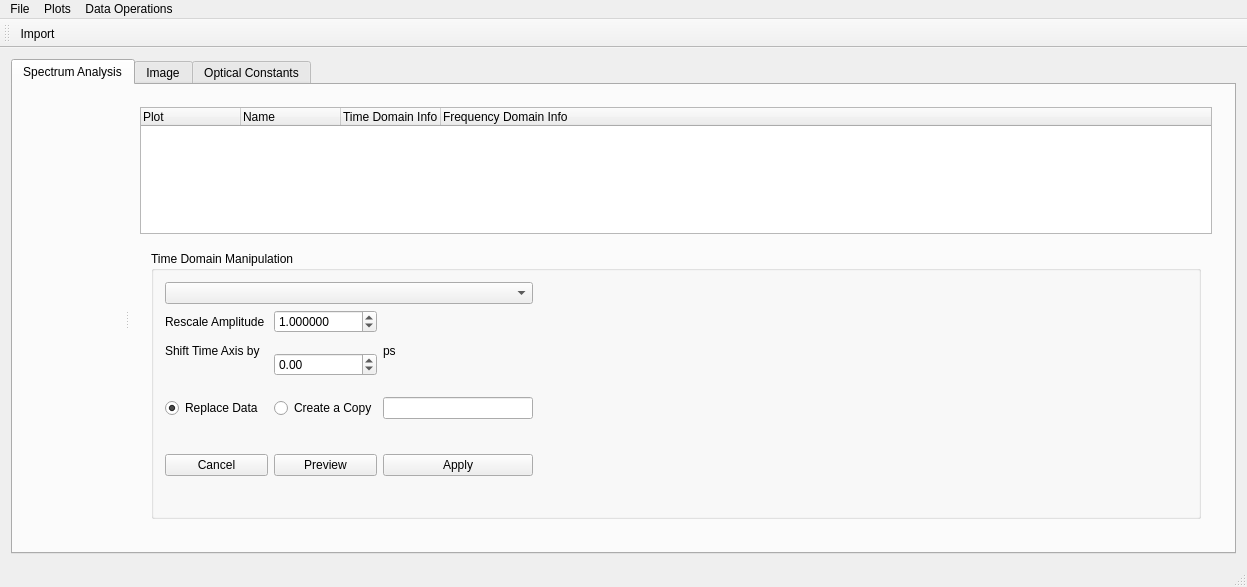
<?xml version="1.0" encoding="UTF-8"?>
<ui version="4.0">
 <class>TeraView</class>
 <widget class="QMainWindow" name="TeraView">
  <property name="geometry">
   <rect>
    <x>0</x>
    <y>0</y>
    <width>1247</width>
    <height>587</height>
   </rect>
  </property>
  <property name="sizePolicy">
   <sizepolicy hsizetype="Expanding" vsizetype="Expanding">
    <horstretch>0</horstretch>
    <verstretch>0</verstretch>
   </sizepolicy>
  </property>
  <property name="windowTitle">
   <string>MainWindow</string>
  </property>
  <widget class="QWidget" name="centralWidget">
   <property name="sizePolicy">
    <sizepolicy hsizetype="Expanding" vsizetype="Expanding">
     <horstretch>0</horstretch>
     <verstretch>0</verstretch>
    </sizepolicy>
   </property>
   <layout class="QVBoxLayout" name="verticalLayout_2">
    <item>
     <layout class="QHBoxLayout" name="horizontalLayout">
      <item>
       <widget class="QTabWidget" name="tabWidget">
        <property name="currentIndex">
         <number>0</number>
        </property>
        <widget class="QWidget" name="tab">
         <attribute name="title">
          <string>Spectrum Analysis</string>
         </attribute>
         <layout class="QHBoxLayout" name="horizontalLayout_2">
          <item>
           <widget class="QSplitter" name="splitter">
            <property name="orientation">
             <enum>Qt::Horizontal</enum>
            </property>
            <widget class="MatplotlibWidget" name="spectrumCanvas" native="true">
             <property name="sizePolicy">
              <sizepolicy hsizetype="MinimumExpanding" vsizetype="Preferred">
               <horstretch>0</horstretch>
               <verstretch>0</verstretch>
              </sizepolicy>
             </property>
            </widget>
            <widget class="QWidget" name="layoutWidget">
             <layout class="QVBoxLayout" name="verticalLayout">
              <item>
               <widget class="QTreeWidget" name="fileTree">
                <property name="sizePolicy">
                 <sizepolicy hsizetype="Preferred" vsizetype="Expanding">
                  <horstretch>0</horstretch>
                  <verstretch>0</verstretch>
                 </sizepolicy>
                </property>
                <property name="editTriggers">
                 <set>QAbstractItemView::NoEditTriggers</set>
                </property>
                <column>
                 <property name="text">
                  <string>Plot</string>
                 </property>
                </column>
                <column>
                 <property name="text">
                  <string>Name</string>
                 </property>
                </column>
                <column>
                 <property name="text">
                  <string>Time Domain Info</string>
                 </property>
                </column>
                <column>
                 <property name="text">
                  <string>Frequency Domain Info</string>
                 </property>
                </column>
               </widget>
              </item>
              <item>
               <widget class="QStackedWidget" name="preferences">
                <property name="enabled">
                 <bool>true</bool>
                </property>
                <property name="sizePolicy">
                 <sizepolicy hsizetype="Preferred" vsizetype="Maximum">
                  <horstretch>0</horstretch>
                  <verstretch>0</verstretch>
                 </sizepolicy>
                </property>
                <widget class="QWidget" name="tdmanipulation">
                 <layout class="QHBoxLayout" name="horizontalLayout_3">
                  <item>
                   <widget class="QGroupBox" name="groupBox">
                    <property name="enabled">
                     <bool>true</bool>
                    </property>
                    <property name="title">
                     <string>Time Domain Manipulation</string>
                    </property>
                    <layout class="QGridLayout" name="gridLayout">
                     <item row="3" column="1" rowspan="2">
                      <widget class="QDoubleSpinBox" name="dsbTimeShift">
                       <property name="minimum">
                        <double>-1500.000000000000000</double>
                       </property>
                       <property name="maximum">
                        <double>1500.000000000000000</double>
                       </property>
                      </widget>
                     </item>
                     <item row="7" column="2">
                      <widget class="QPushButton" name="pbApplyTDManipulation">
                       <property name="text">
                        <string>Apply</string>
                       </property>
                      </widget>
                     </item>
                     <item row="7" column="0">
                      <widget class="QPushButton" name="pbCancelTDManipulation">
                       <property name="text">
                        <string>Cancel</string>
                       </property>
                      </widget>
                     </item>
                     <item row="7" column="1">
                      <widget class="QPushButton" name="pbPreviewTDManipulation">
                       <property name="text">
                        <string>Preview</string>
                       </property>
                      </widget>
                     </item>
                     <item row="2" column="0">
                      <widget class="QLabel" name="label">
                       <property name="text">
                        <string>Rescale Amplitude </string>
                       </property>
                      </widget>
                     </item>
                     <item row="4" column="4" rowspan="5">
                      <spacer name="horizontalSpacer">
                       <property name="orientation">
                        <enum>Qt::Horizontal</enum>
                       </property>
                       <property name="sizeHint" stdset="0">
                        <size>
                         <width>654</width>
                         <height>20</height>
                        </size>
                       </property>
                      </spacer>
                     </item>
                     <item row="2" column="1">
                      <widget class="QDoubleSpinBox" name="dsbAmplitudeFactor">
                       <property name="decimals">
                        <number>6</number>
                       </property>
                       <property name="minimum">
                        <double>-9999.000000000000000</double>
                       </property>
                       <property name="maximum">
                        <double>9999.000000000000000</double>
                       </property>
                       <property name="singleStep">
                        <double>0.010000000000000</double>
                       </property>
                       <property name="value">
                        <double>1.000000000000000</double>
                       </property>
                      </widget>
                     </item>
                     <item row="1" column="0" colspan="3">
                      <widget class="QComboBox" name="cbwhichGraphs"/>
                     </item>
                     <item row="3" column="0">
                      <widget class="QLabel" name="label_2">
                       <property name="text">
                        <string>Shift Time Axis by</string>
                       </property>
                      </widget>
                     </item>
                     <item row="3" column="2">
                      <widget class="QLabel" name="label_6">
                       <property name="text">
                        <string>ps</string>
                       </property>
                      </widget>
                     </item>
                     <item row="5" column="1">
                      <widget class="QRadioButton" name="rbManipulateCopy">
                       <property name="text">
                        <string>Create a Copy</string>
                       </property>
                      </widget>
                     </item>
                     <item row="5" column="0">
                      <widget class="QRadioButton" name="rbManipulateReplace">
                       <property name="text">
                        <string>Replace Data</string>
                       </property>
                       <property name="checked">
                        <bool>true</bool>
                       </property>
                      </widget>
                     </item>
                     <item row="5" column="2">
                      <widget class="QLineEdit" name="leNewName"/>
                     </item>
                    </layout>
                   </widget>
                  </item>
                 </layout>
                </widget>
                <widget class="QWidget" name="tdcutting">
                 <layout class="QHBoxLayout" name="horizontalLayout_4">
                  <item>
                   <widget class="QGroupBox" name="groupBox_2">
                    <property name="enabled">
                     <bool>true</bool>
                    </property>
                    <property name="title">
                     <string>Time Domain Windowing</string>
                    </property>
                    <layout class="QGridLayout" name="gridLayout_2">
                     <item row="4" column="4" rowspan="5">
                      <spacer name="horizontalSpacer_2">
                       <property name="orientation">
                        <enum>Qt::Horizontal</enum>
                       </property>
                       <property name="sizeHint" stdset="0">
                        <size>
                         <width>654</width>
                         <height>20</height>
                        </size>
                       </property>
                      </spacer>
                     </item>
                     <item row="7" column="2">
                      <widget class="QPushButton" name="pbApplyWindowing">
                       <property name="text">
                        <string>Apply</string>
                       </property>
                      </widget>
                     </item>
                     <item row="7" column="0">
                      <widget class="QPushButton" name="pbCancelWindowing">
                       <property name="text">
                        <string>Cancel</string>
                       </property>
                      </widget>
                     </item>
                     <item row="7" column="1">
                      <widget class="QPushButton" name="pbPreviewWindowing">
                       <property name="text">
                        <string>Preview</string>
                       </property>
                      </widget>
                     </item>
                     <item row="3" column="0">
                      <widget class="QLabel" name="label_4">
                       <property name="text">
                        <string>Rising Edge of</string>
                       </property>
                      </widget>
                     </item>
                     <item row="2" column="0">
                      <widget class="QLabel" name="label_3">
                       <property name="text">
                        <string>Choose Window Function</string>
                       </property>
                      </widget>
                     </item>
                     <item row="1" column="0" colspan="3">
                      <widget class="QComboBox" name="cbwhichGraphs_windowing"/>
                     </item>
                     <item row="2" column="1" colspan="2">
                      <widget class="QComboBox" name="cbwindowfunction">
                       <item>
                        <property name="text">
                         <string>Blackman</string>
                        </property>
                       </item>
                       <item>
                        <property name="text">
                         <string>other</string>
                        </property>
                       </item>
                      </widget>
                     </item>
                     <item row="3" column="2">
                      <widget class="QLabel" name="label_5">
                       <property name="text">
                        <string>ps</string>
                       </property>
                      </widget>
                     </item>
                     <item row="5" column="0">
                      <widget class="QRadioButton" name="rbManipulateReplace_windowing">
                       <property name="text">
                        <string>Replace Data</string>
                       </property>
                       <property name="checked">
                        <bool>true</bool>
                       </property>
                      </widget>
                     </item>
                     <item row="5" column="1">
                      <widget class="QRadioButton" name="rbManipulateCopy_windowing">
                       <property name="text">
                        <string>Copy to </string>
                       </property>
                      </widget>
                     </item>
                     <item row="5" column="2">
                      <widget class="QLineEdit" name="le_newName_windowing"/>
                     </item>
                     <item row="3" column="1">
                      <widget class="QDoubleSpinBox" name="dsb_risingEdge"/>
                     </item>
                    </layout>
                   </widget>
                  </item>
                 </layout>
                </widget>
                <widget class="QWidget" name="tdzeropadding">
                 <layout class="QHBoxLayout" name="horizontalLayout_5">
                  <item>
                   <widget class="QGroupBox" name="groupBox_3">
                    <property name="enabled">
                     <bool>true</bool>
                    </property>
                    <property name="title">
                     <string>Zero Padding</string>
                    </property>
                    <layout class="QGridLayout" name="gridLayout_3">
                     <item row="4" column="4" rowspan="5">
                      <spacer name="horizontalSpacer_3">
                       <property name="orientation">
                        <enum>Qt::Horizontal</enum>
                       </property>
                       <property name="sizeHint" stdset="0">
                        <size>
                         <width>654</width>
                         <height>20</height>
                        </size>
                       </property>
                      </spacer>
                     </item>
                     <item row="7" column="2">
                      <widget class="QPushButton" name="pbApplyPadding">
                       <property name="text">
                        <string>Apply</string>
                       </property>
                      </widget>
                     </item>
                     <item row="7" column="0">
                      <widget class="QPushButton" name="pbCancelPadding">
                       <property name="text">
                        <string>Cancel</string>
                       </property>
                      </widget>
                     </item>
                     <item row="7" column="1">
                      <widget class="QPushButton" name="pbPreviewPadding">
                       <property name="text">
                        <string>Preview</string>
                       </property>
                      </widget>
                     </item>
                     <item row="3" column="0">
                      <widget class="QLabel" name="label_7">
                       <property name="text">
                        <string>Number of Zeros</string>
                       </property>
                      </widget>
                     </item>
                     <item row="1" column="0" colspan="3">
                      <widget class="QComboBox" name="cbwhichGraphs_zeropadding"/>
                     </item>
                     <item row="2" column="1" colspan="2">
                      <widget class="QComboBox" name="cbZeroPadding">
                       <item>
                        <property name="text">
                         <string>after data, plain zero</string>
                        </property>
                       </item>
                       <item>
                        <property name="text">
                         <string>before data, plain zero</string>
                        </property>
                       </item>
                       <item>
                        <property name="text">
                         <string>after data, gaussian</string>
                        </property>
                       </item>
                       <item>
                        <property name="text">
                         <string>before data, gaussian</string>
                        </property>
                       </item>
                      </widget>
                     </item>
                     <item row="3" column="1">
                      <widget class="QSpinBox" name="sbNumberZeros">
                       <property name="maximum">
                        <number>9999</number>
                       </property>
                      </widget>
                     </item>
                     <item row="5" column="0">
                      <widget class="QRadioButton" name="rbManipulateReplace_Padding">
                       <property name="text">
                        <string>Replace Data</string>
                       </property>
                       <property name="checked">
                        <bool>true</bool>
                       </property>
                      </widget>
                     </item>
                     <item row="5" column="1">
                      <widget class="QRadioButton" name="rbManipulateCopy_Padding">
                       <property name="text">
                        <string>Copy to </string>
                       </property>
                      </widget>
                     </item>
                     <item row="5" column="2">
                      <widget class="QLineEdit" name="le_newName_padding"/>
                     </item>
                     <item row="2" column="0">
                      <widget class="QLabel" name="label_8">
                       <property name="text">
                        <string>Zero padd</string>
                       </property>
                      </widget>
                     </item>
                    </layout>
                   </widget>
                  </item>
                 </layout>
                </widget>
                <widget class="QWidget" name="tdinterpolation">
                 <layout class="QHBoxLayout" name="horizontalLayout_6">
                  <item>
                   <widget class="QGroupBox" name="groupBox_4">
                    <property name="enabled">
                     <bool>true</bool>
                    </property>
                    <property name="title">
                     <string>Interpolation of Time Domain Data</string>
                    </property>
                    <layout class="QGridLayout" name="gridLayout_4">
                     <item row="2" column="2">
                      <widget class="QLabel" name="label_11">
                       <property name="text">
                        <string>fs timestep</string>
                       </property>
                      </widget>
                     </item>
                     <item row="2" column="1">
                      <widget class="QDoubleSpinBox" name="dsbinterpolationStep">
                       <property name="decimals">
                        <number>1</number>
                       </property>
                       <property name="minimum">
                        <double>1.000000000000000</double>
                       </property>
                       <property name="value">
                        <double>20.000000000000000</double>
                       </property>
                      </widget>
                     </item>
                     <item row="6" column="2">
                      <widget class="QPushButton" name="pbApplyInterpolation">
                       <property name="text">
                        <string>Apply</string>
                       </property>
                      </widget>
                     </item>
                     <item row="3" column="4" rowspan="5">
                      <spacer name="horizontalSpacer_4">
                       <property name="orientation">
                        <enum>Qt::Horizontal</enum>
                       </property>
                       <property name="sizeHint" stdset="0">
                        <size>
                         <width>654</width>
                         <height>20</height>
                        </size>
                       </property>
                      </spacer>
                     </item>
                     <item row="6" column="0">
                      <widget class="QPushButton" name="pbCancelInterpolation">
                       <property name="text">
                        <string>Cancel</string>
                       </property>
                      </widget>
                     </item>
                     <item row="6" column="1">
                      <widget class="QPushButton" name="pbPreviewInterpolation">
                       <property name="text">
                        <string>Preview</string>
                       </property>
                      </widget>
                     </item>
                     <item row="4" column="0">
                      <widget class="QRadioButton" name="rbManipulateReplace_interpolation">
                       <property name="text">
                        <string>Replace Data</string>
                       </property>
                       <property name="checked">
                        <bool>true</bool>
                       </property>
                      </widget>
                     </item>
                     <item row="4" column="1">
                      <widget class="QRadioButton" name="rbManipulateCopy_interpolation">
                       <property name="text">
                        <string>Copy to </string>
                       </property>
                      </widget>
                     </item>
                     <item row="4" column="2">
                      <widget class="QLineEdit" name="le_newName_interpolation"/>
                     </item>
                     <item row="1" column="0" colspan="3">
                      <widget class="QComboBox" name="cbwhichGraphs_interpolation">
                       <item>
                        <property name="text">
                         <string>Selected</string>
                        </property>
                       </item>
                       <item>
                        <property name="text">
                         <string>All</string>
                        </property>
                       </item>
                      </widget>
                     </item>
                     <item row="2" column="0">
                      <widget class="QLabel" name="label_10">
                       <property name="text">
                        <string>Interpolation to </string>
                       </property>
                      </widget>
                     </item>
                    </layout>
                   </widget>
                  </item>
                 </layout>
                </widget>
                <widget class="QWidget" name="averaging">
                 <layout class="QHBoxLayout" name="horizontalLayout_9">
                  <item>
                   <widget class="QGroupBox" name="groupBox_7">
                    <property name="enabled">
                     <bool>true</bool>
                    </property>
                    <property name="title">
                     <string>Average Several Datasets</string>
                    </property>
                    <layout class="QGridLayout" name="gridLayout_7">
                     <item row="3" column="0">
                      <widget class="QLabel" name="label_16">
                       <property name="text">
                        <string>Average  in </string>
                       </property>
                      </widget>
                     </item>
                     <item row="5" column="0">
                      <widget class="QPushButton" name="pbCancelAveraging">
                       <property name="text">
                        <string>Cancel</string>
                       </property>
                      </widget>
                     </item>
                     <item row="5" column="2">
                      <widget class="QPushButton" name="pbApplyAveraging">
                       <property name="text">
                        <string>Apply</string>
                       </property>
                      </widget>
                     </item>
                     <item row="5" column="1">
                      <widget class="QPushButton" name="pbPreviewAveraging">
                       <property name="text">
                        <string>Preview</string>
                       </property>
                      </widget>
                     </item>
                     <item row="1" column="4" rowspan="6">
                      <spacer name="horizontalSpacer_7">
                       <property name="orientation">
                        <enum>Qt::Horizontal</enum>
                       </property>
                       <property name="sizeHint" stdset="0">
                        <size>
                         <width>654</width>
                         <height>20</height>
                        </size>
                       </property>
                      </spacer>
                     </item>
                     <item row="4" column="0">
                      <widget class="QLabel" name="label_17">
                       <property name="text">
                        <string>New Name</string>
                       </property>
                      </widget>
                     </item>
                     <item row="3" column="1" colspan="2">
                      <widget class="QComboBox" name="cbAverageWhere">
                       <item>
                        <property name="text">
                         <string>Time Domain</string>
                        </property>
                       </item>
                       <item>
                        <property name="text">
                         <string>Frequency Domain</string>
                        </property>
                       </item>
                      </widget>
                     </item>
                     <item row="4" column="1" colspan="2">
                      <widget class="QLineEdit" name="leNewName_averaging"/>
                     </item>
                     <item row="2" column="0" colspan="3">
                      <widget class="QListWidget" name="lwAverage"/>
                     </item>
                    </layout>
                   </widget>
                  </item>
                 </layout>
                </widget>
                <widget class="QWidget" name="fdinterpolation">
                 <layout class="QHBoxLayout" name="horizontalLayout_7">
                  <item>
                   <widget class="QGroupBox" name="groupBox_5">
                    <property name="enabled">
                     <bool>true</bool>
                    </property>
                    <property name="title">
                     <string>Interpolation of Frequency Domain Data</string>
                    </property>
                    <layout class="QGridLayout" name="gridLayout_5">
                     <item row="2" column="2">
                      <widget class="QLabel" name="label_12">
                       <property name="text">
                        <string>GHz Frequency Step</string>
                       </property>
                      </widget>
                     </item>
                     <item row="2" column="1">
                      <widget class="QDoubleSpinBox" name="dsbinterpolationStep_2">
                       <property name="decimals">
                        <number>1</number>
                       </property>
                       <property name="minimum">
                        <double>1.000000000000000</double>
                       </property>
                       <property name="value">
                        <double>20.000000000000000</double>
                       </property>
                      </widget>
                     </item>
                     <item row="6" column="2">
                      <widget class="QPushButton" name="pbApplyInterpolation_2">
                       <property name="text">
                        <string>Apply</string>
                       </property>
                      </widget>
                     </item>
                     <item row="3" column="4" rowspan="5">
                      <spacer name="horizontalSpacer_5">
                       <property name="orientation">
                        <enum>Qt::Horizontal</enum>
                       </property>
                       <property name="sizeHint" stdset="0">
                        <size>
                         <width>654</width>
                         <height>20</height>
                        </size>
                       </property>
                      </spacer>
                     </item>
                     <item row="6" column="0">
                      <widget class="QPushButton" name="pbCancelInterpolation_2">
                       <property name="text">
                        <string>Cancel</string>
                       </property>
                      </widget>
                     </item>
                     <item row="6" column="1">
                      <widget class="QPushButton" name="pbPreviewInterpolation_2">
                       <property name="text">
                        <string>Preview</string>
                       </property>
                      </widget>
                     </item>
                     <item row="4" column="0">
                      <widget class="QRadioButton" name="rbManipulateReplace_5">
                       <property name="text">
                        <string>Replace Data</string>
                       </property>
                       <property name="checked">
                        <bool>true</bool>
                       </property>
                      </widget>
                     </item>
                     <item row="4" column="1">
                      <widget class="QRadioButton" name="rbManipulateCopy_5">
                       <property name="text">
                        <string>Copy to </string>
                       </property>
                      </widget>
                     </item>
                     <item row="4" column="2">
                      <widget class="QLineEdit" name="le_newName_4"/>
                     </item>
                     <item row="1" column="0" colspan="3">
                      <widget class="QComboBox" name="cbwhichGraphs_5">
                       <item>
                        <property name="text">
                         <string>Selected</string>
                        </property>
                       </item>
                       <item>
                        <property name="text">
                         <string>All</string>
                        </property>
                       </item>
                      </widget>
                     </item>
                     <item row="2" column="0">
                      <widget class="QLabel" name="label_13">
                       <property name="text">
                        <string>Interpolation to </string>
                       </property>
                      </widget>
                     </item>
                    </layout>
                   </widget>
                  </item>
                 </layout>
                </widget>
                <widget class="QWidget" name="fdmanipulation">
                 <layout class="QHBoxLayout" name="horizontalLayout_8">
                  <item>
                   <widget class="QGroupBox" name="groupBox_6">
                    <property name="enabled">
                     <bool>true</bool>
                    </property>
                    <property name="title">
                     <string>Frequency Domain Data Manipulation</string>
                    </property>
                    <layout class="QGridLayout" name="gridLayout_6">
                     <item row="3" column="1" rowspan="2">
                      <widget class="QDoubleSpinBox" name="dsbTimeShift_2">
                       <property name="minimum">
                        <double>-1500.000000000000000</double>
                       </property>
                       <property name="maximum">
                        <double>1500.000000000000000</double>
                       </property>
                      </widget>
                     </item>
                     <item row="7" column="2">
                      <widget class="QPushButton" name="pbApplyTDManiuplation_2">
                       <property name="text">
                        <string>Apply</string>
                       </property>
                      </widget>
                     </item>
                     <item row="7" column="0">
                      <widget class="QPushButton" name="pbCancelTDManipulation_2">
                       <property name="text">
                        <string>Cancel</string>
                       </property>
                      </widget>
                     </item>
                     <item row="7" column="1">
                      <widget class="QPushButton" name="pbTDManipulatePreview_2">
                       <property name="text">
                        <string>Preview</string>
                       </property>
                      </widget>
                     </item>
                     <item row="2" column="0">
                      <widget class="QLabel" name="label_9">
                       <property name="text">
                        <string>Rescale Amplitude </string>
                       </property>
                      </widget>
                     </item>
                     <item row="4" column="4" rowspan="5">
                      <spacer name="horizontalSpacer_6">
                       <property name="orientation">
                        <enum>Qt::Horizontal</enum>
                       </property>
                       <property name="sizeHint" stdset="0">
                        <size>
                         <width>654</width>
                         <height>20</height>
                        </size>
                       </property>
                      </spacer>
                     </item>
                     <item row="2" column="1">
                      <widget class="QDoubleSpinBox" name="dsbAmplitudeFactor_2">
                       <property name="decimals">
                        <number>6</number>
                       </property>
                       <property name="minimum">
                        <double>-9999.000000000000000</double>
                       </property>
                       <property name="maximum">
                        <double>9999.000000000000000</double>
                       </property>
                       <property name="singleStep">
                        <double>0.010000000000000</double>
                       </property>
                       <property name="value">
                        <double>1.000000000000000</double>
                       </property>
                      </widget>
                     </item>
                     <item row="1" column="0" colspan="3">
                      <widget class="QComboBox" name="cbwhichGraphs_6">
                       <item>
                        <property name="text">
                         <string>Selected</string>
                        </property>
                       </item>
                       <item>
                        <property name="text">
                         <string>All</string>
                        </property>
                       </item>
                      </widget>
                     </item>
                     <item row="3" column="0">
                      <widget class="QLabel" name="label_14">
                       <property name="text">
                        <string>Change phase slope by </string>
                       </property>
                      </widget>
                     </item>
                     <item row="3" column="2">
                      <widget class="QLabel" name="label_15">
                       <property name="text">
                        <string/>
                       </property>
                      </widget>
                     </item>
                     <item row="5" column="1">
                      <widget class="QRadioButton" name="rbManipulateCopy_6">
                       <property name="text">
                        <string>Create a Copy</string>
                       </property>
                      </widget>
                     </item>
                     <item row="5" column="0">
                      <widget class="QRadioButton" name="rbManipulateReplace_6">
                       <property name="text">
                        <string>Replace Data</string>
                       </property>
                       <property name="checked">
                        <bool>true</bool>
                       </property>
                      </widget>
                     </item>
                     <item row="5" column="2">
                      <widget class="QLineEdit" name="leNewName_2"/>
                     </item>
                    </layout>
                   </widget>
                  </item>
                 </layout>
                </widget>
                <widget class="QWidget" name="fdmovingaveraging">
                 <layout class="QHBoxLayout" name="horizontalLayout_10">
                  <item>
                   <widget class="QGroupBox" name="groupBox_8">
                    <property name="enabled">
                     <bool>true</bool>
                    </property>
                    <property name="title">
                     <string>Frequency Domain Moving Averaging</string>
                    </property>
                    <layout class="QGridLayout" name="gridLayout_8">
                     <item row="1" column="0">
                      <widget class="QLabel" name="label_19">
                       <property name="text">
                        <string>Moving Average of </string>
                       </property>
                      </widget>
                     </item>
                     <item row="1" column="1">
                      <widget class="QSpinBox" name="spinBox_2"/>
                     </item>
                     <item row="1" column="2">
                      <widget class="QLabel" name="label_22">
                       <property name="text">
                        <string>Points</string>
                       </property>
                      </widget>
                     </item>
                     <item row="2" column="1">
                      <widget class="QRadioButton" name="rbManipulateCopy_7">
                       <property name="text">
                        <string>Create a Copy</string>
                       </property>
                      </widget>
                     </item>
                     <item row="3" column="0">
                      <widget class="QPushButton" name="pbCancelTDManipulation_3">
                       <property name="text">
                        <string>Cancel</string>
                       </property>
                      </widget>
                     </item>
                     <item row="3" column="3">
                      <spacer name="horizontalSpacer_8">
                       <property name="orientation">
                        <enum>Qt::Horizontal</enum>
                       </property>
                       <property name="sizeHint" stdset="0">
                        <size>
                         <width>654</width>
                         <height>20</height>
                        </size>
                       </property>
                      </spacer>
                     </item>
                     <item row="3" column="1">
                      <widget class="QPushButton" name="pbTDManipulatePreview_3">
                       <property name="text">
                        <string>Preview</string>
                       </property>
                      </widget>
                     </item>
                     <item row="2" column="0">
                      <widget class="QRadioButton" name="rbManipulateReplace_7">
                       <property name="text">
                        <string>Replace Data</string>
                       </property>
                       <property name="checked">
                        <bool>true</bool>
                       </property>
                      </widget>
                     </item>
                     <item row="2" column="2">
                      <widget class="QLineEdit" name="leNewName_4"/>
                     </item>
                     <item row="3" column="2">
                      <widget class="QPushButton" name="pbApplyTDManiuplation_3">
                       <property name="text">
                        <string>Apply</string>
                       </property>
                      </widget>
                     </item>
                     <item row="0" column="0" colspan="3">
                      <widget class="QComboBox" name="cbwhichGraphs_7">
                       <item>
                        <property name="text">
                         <string>Selected</string>
                        </property>
                       </item>
                       <item>
                        <property name="text">
                         <string>All</string>
                        </property>
                       </item>
                      </widget>
                     </item>
                    </layout>
                   </widget>
                  </item>
                 </layout>
                </widget>
                <widget class="QWidget" name="fdfiltering"/>
               </widget>
              </item>
             </layout>
            </widget>
           </widget>
          </item>
         </layout>
        </widget>
        <widget class="QWidget" name="tab_2">
         <attribute name="title">
          <string>Image</string>
         </attribute>
        </widget>
        <widget class="QWidget" name="tab_3">
         <attribute name="title">
          <string>Optical Constants</string>
         </attribute>
        </widget>
       </widget>
      </item>
     </layout>
    </item>
   </layout>
  </widget>
  <widget class="QMenuBar" name="menuBar">
   <property name="geometry">
    <rect>
     <x>0</x>
     <y>0</y>
     <width>1247</width>
     <height>25</height>
    </rect>
   </property>
   <widget class="QMenu" name="menuFile">
    <property name="title">
     <string>File</string>
    </property>
    <addaction name="actionLoad"/>
    <addaction name="actionClose"/>
   </widget>
   <widget class="QMenu" name="menuPlots">
    <property name="title">
     <string>Plots</string>
    </property>
    <widget class="QMenu" name="menuSpectrum_Analysis">
     <property name="title">
      <string>Spectrum Analysis</string>
     </property>
     <addaction name="actionPlot_uncertainty_intervals"/>
     <addaction name="actionPlot_SNR"/>
     <addaction name="actionPlot_Dynamic_Range"/>
     <addaction name="actionNoise_Floor_calculated"/>
     <addaction name="actionNoise_Floor_from_fft"/>
    </widget>
    <addaction name="menuSpectrum_Analysis"/>
   </widget>
   <widget class="QMenu" name="menuData_Operations">
    <property name="title">
     <string>Data Operations</string>
    </property>
    <widget class="QMenu" name="menuTime_Domain">
     <property name="title">
      <string>Time Domain</string>
     </property>
     <addaction name="actionZero_Padding"/>
     <addaction name="actionWindowing"/>
     <addaction name="actionScale_Data"/>
     <addaction name="actionInterpolate_Data"/>
     <addaction name="actionAverage_Datasets"/>
    </widget>
    <addaction name="menuTime_Domain"/>
    <addaction name="actionFrequency_Domain"/>
   </widget>
   <addaction name="menuFile"/>
   <addaction name="menuPlots"/>
   <addaction name="menuData_Operations"/>
  </widget>
  <widget class="QStatusBar" name="mainStatus">
   <property name="sizeGripEnabled">
    <bool>true</bool>
   </property>
  </widget>
  <widget class="QToolBar" name="toolBar">
   <property name="windowTitle">
    <string>toolBar</string>
   </property>
   <attribute name="toolBarArea">
    <enum>TopToolBarArea</enum>
   </attribute>
   <attribute name="toolBarBreak">
    <bool>false</bool>
   </attribute>
   <addaction name="actionLoad"/>
  </widget>
  <action name="actionLoad">
   <property name="checkable">
    <bool>false</bool>
   </property>
   <property name="icon">
    <iconset>
     <normaloff>../Pictures/icons/import-icon.png</normaloff>../Pictures/icons/import-icon.png</iconset>
   </property>
   <property name="text">
    <string>Import</string>
   </property>
  </action>
  <action name="actionClose">
   <property name="icon">
    <iconset>
     <normaloff>../Downloads/ToolbarIcons-full-20101107/png/32/Modern3D/objects/exit.png</normaloff>../Downloads/ToolbarIcons-full-20101107/png/32/Modern3D/objects/exit.png</iconset>
   </property>
   <property name="text">
    <string>Close</string>
   </property>
  </action>
  <action name="actionPlot_uncertainty_intervals">
   <property name="text">
    <string>plot uncertainty intervals</string>
   </property>
  </action>
  <action name="actionPlot_SNR">
   <property name="text">
    <string>plot SNR</string>
   </property>
  </action>
  <action name="actionPlot_Dynamic_Range">
   <property name="text">
    <string>plot Dynamic Range</string>
   </property>
  </action>
  <action name="actionNoise_Floor_calculated">
   <property name="text">
    <string>Noise Floor calculated</string>
   </property>
  </action>
  <action name="actionNoise_Floor_from_fft">
   <property name="text">
    <string>Noise Floor from fft</string>
   </property>
  </action>
  <action name="actionFrequency_Domain">
   <property name="text">
    <string>Frequency Domain</string>
   </property>
  </action>
  <action name="actionZero_Padding">
   <property name="text">
    <string>Zero Padding</string>
   </property>
  </action>
  <action name="actionWindowing">
   <property name="text">
    <string>Windowing</string>
   </property>
  </action>
  <action name="actionScale_Data">
   <property name="text">
    <string>Modify Data</string>
   </property>
  </action>
  <action name="actionInterpolate_Data">
   <property name="text">
    <string>Interpolate Data</string>
   </property>
  </action>
  <action name="actionAverage_Datasets">
   <property name="text">
    <string>Average Datasets</string>
   </property>
  </action>
 </widget>
 <layoutdefault spacing="6" margin="11"/>
 <customwidgets>
  <customwidget>
   <class>MatplotlibWidget</class>
   <extends>QWidget</extends>
   <header>matplotlibwidget</header>
   <container>1</container>
  </customwidget>
 </customwidgets>
 <resources/>
 <connections/>
</ui>
